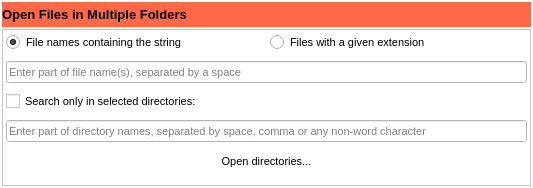
<?xml version="1.0" encoding="UTF-8"?>
<ui version="4.0">
 <class>IROOTMultiDirectorySearch</class>
 <widget class="QWidget" name="IROOTMultiDirectorySearch">
  <property name="geometry">
   <rect>
    <x>0</x>
    <y>0</y>
    <width>533</width>
    <height>188</height>
   </rect>
  </property>
  <property name="windowTitle">
   <string>Form</string>
  </property>
  <property name="windowOpacity">
   <double>15.000000000000000</double>
  </property>
  <property name="styleSheet">
   <string notr="true">background-color: rgb(255, 255, 255);</string>
  </property>
  <layout class="QVBoxLayout" name="verticalLayout">
   <property name="spacing">
    <number>2</number>
   </property>
   <property name="margin">
    <number>2</number>
   </property>
   <item>
    <widget class="QWidget" name="titleWidget" native="true">
     <property name="maximumSize">
      <size>
       <width>16777215</width>
       <height>25</height>
      </size>
     </property>
     <property name="font">
      <font>
       <pointsize>8</pointsize>
      </font>
     </property>
     <property name="styleSheet">
      <string notr="true">background-color: rgb(255, 105, 73);</string>
     </property>
     <layout class="QHBoxLayout" name="horizontalLayout_3">
      <property name="spacing">
       <number>1</number>
      </property>
      <property name="margin">
       <number>0</number>
      </property>
      <item>
       <widget class="QLabel" name="title">
        <property name="font">
         <font>
          <family>Segoe UI</family>
          <pointsize>10</pointsize>
          <weight>75</weight>
          <bold>true</bold>
         </font>
        </property>
        <property name="text">
         <string>Open Files in Multiple Folders</string>
        </property>
       </widget>
      </item>
      <item>
       <spacer name="horizontalSpacer_3">
        <property name="orientation">
         <enum>Qt::Horizontal</enum>
        </property>
        <property name="sizeHint" stdset="0">
         <size>
          <width>40</width>
          <height>20</height>
         </size>
        </property>
       </spacer>
      </item>
      <item>
       <widget class="QToolButton" name="close">
        <property name="font">
         <font>
          <pointsize>9</pointsize>
          <weight>75</weight>
          <bold>true</bold>
         </font>
        </property>
        <property name="text">
         <string/>
        </property>
        <property name="icon">
         <iconset resource="resources.qrc">
          <normaloff>:/icons/icons/metro.icons/black/cancel.png</normaloff>:/icons/icons/metro.icons/black/cancel.png</iconset>
        </property>
        <property name="autoRaise">
         <bool>true</bool>
        </property>
       </widget>
      </item>
     </layout>
    </widget>
   </item>
   <item>
    <widget class="QFrame" name="frame">
     <property name="frameShape">
      <enum>QFrame::StyledPanel</enum>
     </property>
     <property name="frameShadow">
      <enum>QFrame::Sunken</enum>
     </property>
     <layout class="QVBoxLayout" name="verticalLayout_2">
      <property name="leftMargin">
       <number>3</number>
      </property>
      <property name="topMargin">
       <number>0</number>
      </property>
      <property name="rightMargin">
       <number>3</number>
      </property>
      <item>
       <layout class="QHBoxLayout" name="horizontalLayout">
        <item>
         <widget class="QRadioButton" name="radioButton">
          <property name="font">
           <font>
            <family>Segoe UI</family>
            <pointsize>8</pointsize>
           </font>
          </property>
          <property name="text">
           <string>File names containing the string</string>
          </property>
          <property name="checked">
           <bool>true</bool>
          </property>
         </widget>
        </item>
        <item>
         <widget class="QRadioButton" name="radioButton_2">
          <property name="font">
           <font>
            <family>Segoe UI</family>
            <pointsize>8</pointsize>
           </font>
          </property>
          <property name="text">
           <string>Files with a given extension</string>
          </property>
         </widget>
        </item>
       </layout>
      </item>
      <item>
       <widget class="QLineEdit" name="partFileNames">
        <property name="font">
         <font>
          <family>Segoe UI</family>
          <pointsize>8</pointsize>
         </font>
        </property>
        <property name="styleSheet">
         <string notr="true">background-color: rgb(255, 255, 255);
color: rgb(0, 0, 0);
</string>
        </property>
        <property name="text">
         <string/>
        </property>
        <property name="placeholderText">
         <string>Enter part of file name(s), separated by a space</string>
        </property>
       </widget>
      </item>
      <item>
       <widget class="QCheckBox" name="onlySelectedDirectories">
        <property name="font">
         <font>
          <family>Segoe UI</family>
          <pointsize>8</pointsize>
         </font>
        </property>
        <property name="text">
         <string>Search only in selected directories:</string>
        </property>
       </widget>
      </item>
      <item>
       <widget class="QLineEdit" name="partDirNames">
        <property name="font">
         <font>
          <family>Segoe UI</family>
          <pointsize>8</pointsize>
         </font>
        </property>
        <property name="styleSheet">
         <string notr="true">background-color: rgb(255, 255, 255);
color: rgb(0, 0, 0);
</string>
        </property>
        <property name="text">
         <string/>
        </property>
        <property name="placeholderText">
         <string>Enter part of directory names, separated by space, comma or any non-word character</string>
        </property>
       </widget>
      </item>
      <item>
       <widget class="QToolButton" name="openMultipleDirectories">
        <property name="sizePolicy">
         <sizepolicy hsizetype="MinimumExpanding" vsizetype="Fixed">
          <horstretch>0</horstretch>
          <verstretch>0</verstretch>
         </sizepolicy>
        </property>
        <property name="font">
         <font>
          <family>Segoe UI</family>
          <pointsize>8</pointsize>
          <italic>false</italic>
          <underline>false</underline>
         </font>
        </property>
        <property name="styleSheet">
         <string notr="true">color: rgb(0, 0, 0);</string>
        </property>
        <property name="text">
         <string>Open directories...</string>
        </property>
        <property name="icon">
         <iconset resource="resources.qrc">
          <normaloff>:/icons/icons/windows8_icons/Very_Basic/folder.png</normaloff>:/icons/icons/windows8_icons/Very_Basic/folder.png</iconset>
        </property>
        <property name="iconSize">
         <size>
          <width>20</width>
          <height>20</height>
         </size>
        </property>
        <property name="toolButtonStyle">
         <enum>Qt::ToolButtonTextBesideIcon</enum>
        </property>
        <property name="autoRaise">
         <bool>true</bool>
        </property>
       </widget>
      </item>
     </layout>
    </widget>
   </item>
  </layout>
 </widget>
 <resources>
  <include location="resources.qrc"/>
 </resources>
 <connections/>
</ui>
